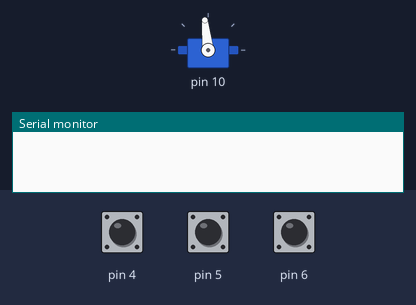
A sketch run on a simulated Arduino Uno, built with avr-gcc and run on an emulated ATmega328P. Parts: servo, the last lines printed to the serial monitor. Inputs (shaded band) come from the test bench; at power-on: pin 6 HIGH, pin 5 HIGH, pin 4 HIGH.

Above: at 1.2 s.
1.3 s: pin 6 pulled LOW for 0.15 s
At 1.9 s:
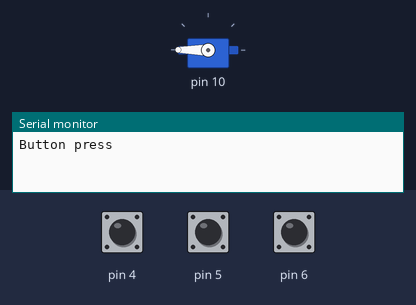
2.9 s: pin 5 pulled LOW for 0.15 s
At 4.1 s:
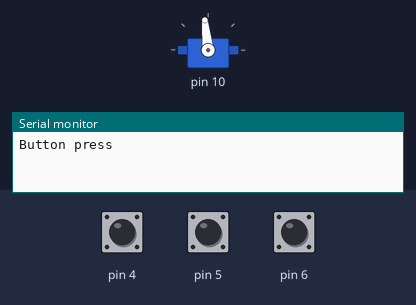
4.5 s: pin 6 pulled LOW for 1 s
At 5.6 s:
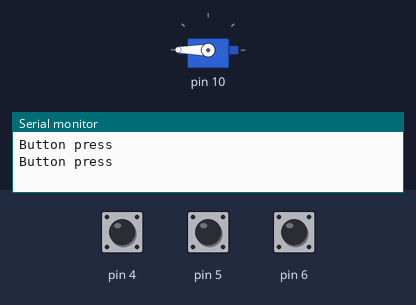
7.0 s: pin 5 driven LOW and pin 6 driven LOW
At 7.6 s:
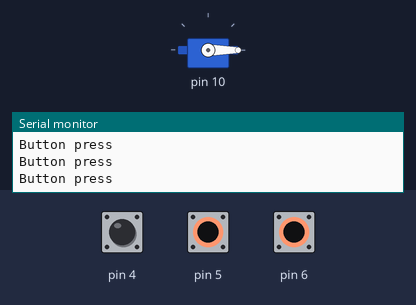
8.7 s: pin 5 pulsed HIGH 5 times (0.12 s each, 0.3 s apart)
At 11.1 s:
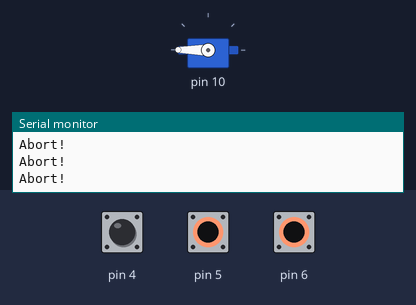
Timing chart, 0 to 12.6 s (numbered marks = the images above; inputs shaded):
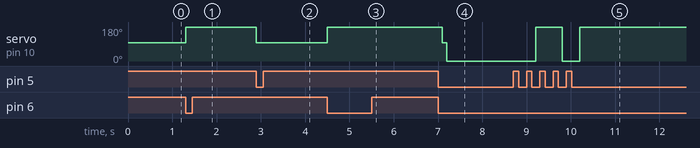

Measured:
- after the input at 1.3 s, servo on pin 10: 96° → 180° at once
- after the input at 2.9 s, servo on pin 10: 180° → 96° at once
- after the input at 4.5 s, servo on pin 10: 96° → 180° at once
- after the input at 7.0 s, servo on pin 10: 180° → 96° after 0.10 s, → 0° 0.10 s later
- after the input at 8.7 s, servo on pin 10: 0° → 180° after 0.50 s, → 0° 0.60 s later, → 180° 0.40 s later

The sketch:

steamfair2019.ino
```cpp
#include <Servo.h>
#include "Winch.h"


Winch drawbridge(5, 4, 96); // 10
int servoCenter = 96;

void setup() {
  Serial.begin(9600);
  pinMode(6, INPUT_PULLUP);
  drawbridge.attachServo(10);

}

void loop() {
  if(digitalRead(6) == LOW){
    Serial.println("Button press");
    drawbridge.toggle();
  }
  delay(100);
}
```

Winch.cpp
```cpp
#include "Arduino.h"
#include "Winch.h"
#include "Servo.h"

Winch::Winch(int upPin, int downPin, int centerValue){
  _upPin = upPin;
  pinMode(upPin, INPUT_PULLUP);
  _downPin = downPin;
  pinMode(downPin, INPUT_PULLUP);
  _centerValue = centerValue;
}

bool Winch::isDown(){
  if(digitalRead(_upPin) == LOW){
    return false;
  }else if(digitalRead(_downPin) == LOW){
     return true;
  }
}

void Winch::attachServo(int servoPin){
  _servo.attach(servoPin);
  _stop();
  return _servo;
}

void Winch::_stop() {
  _servo.write(_centerValue);
}

void Winch::up(){
  _servo.write(180);
  while(true){
    if(digitalRead(_upPin) == LOW){
      break;
    }
    delay(200);
  }
  _stop();
}

void Winch::down(){
  bool upDidDeactivate = false;
  _servo.write(0);
  while(true){

    // error correction:
    upDidDeactivate = upDidDeactivate || digitalRead(_upPin) != LOW; // if truthy stay truthy
    if(upDidDeactivate && digitalRead(_upPin) == LOW){
      if(Serial){
        Serial.println("Abort!");
      }
      upDidDeactivate = false;
      _servo.write(180 - _servo.read());
    }

    if(digitalRead(_downPin) == LOW){
      break;
    }
    delay(200);
  }
  _stop();
}

void Winch::toggle(){
  if(isDown() == true){
    up();
  }else if(isDown() == false){
    down();
  }
}
```

Winch.h
```cpp
#ifndef Winch_h
#define Winch_h

#include "Arduino.h"
#include <Servo.h>

class Winch {
  public:
    Winch(int upPin, int downPin, int centerValue);
    void attachServo(int servoPin);
    void up();
    void down();
    void toggle();
    bool isDown();
  private:
    int _upPin;
    int _downPin;
    int _centerValue;
    void _stop();
    Servo _servo;
};

#endif
```
